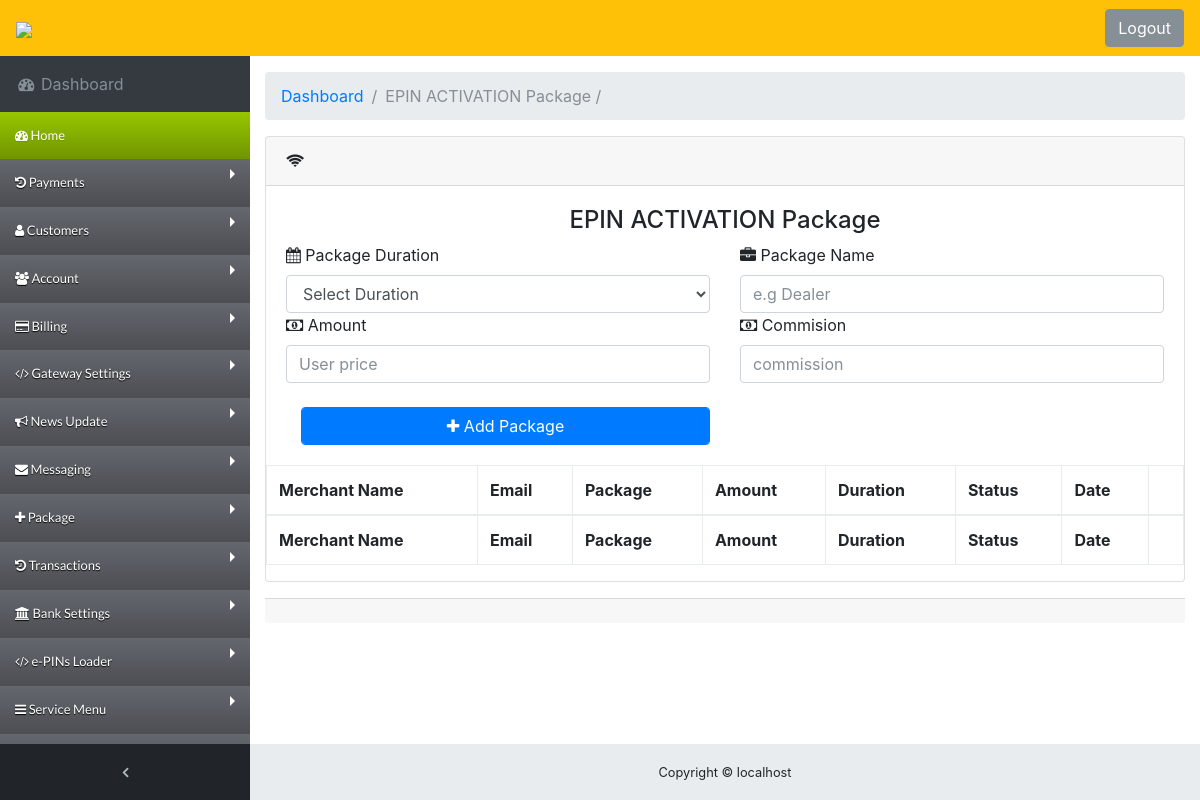
/app/administrator/epin_activation.php (signed in), run on an earlier commit of the app's database.
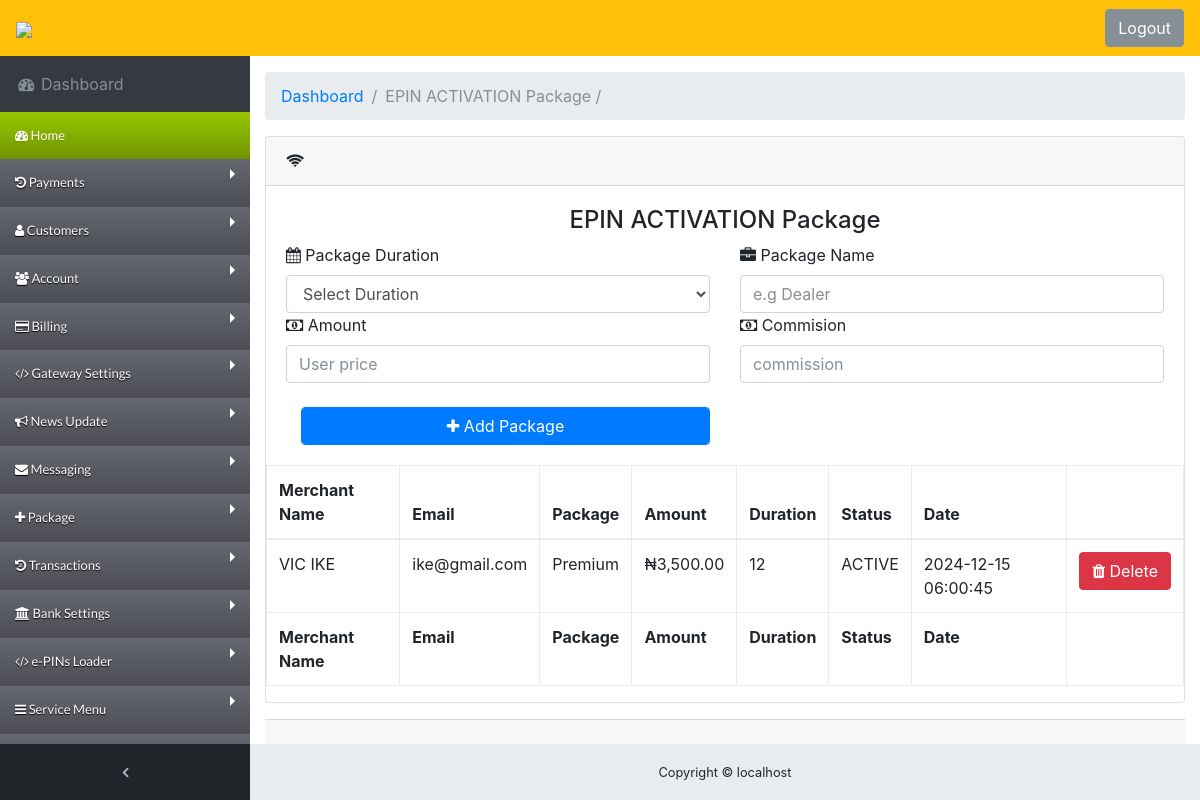
And on a later commit of the database.
### tables this page shows
CREATE TABLE `pin_merchants` (
  `serial` int(11) NOT NULL,
  `merchantid` varchar(150) DEFAULT NULL,
  `package` varchar(100) NOT NULL,
  `amountpaid` varchar(50) DEFAULT NULL,
  `duration` float UNSIGNED NOT NULL,
  `status` varchar(50) NOT NULL,
  `plan` varchar(100) DEFAULT NULL,
  `created_date` timestamp NOT NULL DEFAULT current_timestamp()
);

CREATE TABLE `users` (
  `user_id` int(11) NOT NULL,
  `acc` varchar(256) DEFAULT NULL,
  `firstname` varchar(15) NOT NULL,
  `lastname` varchar(100) NOT NULL,
  `email` varchar(40) NOT NULL,
  `pass` varchar(255) NOT NULL,
  `phone` varchar(100) NOT NULL,
  `joining_date` timestamp NOT NULL DEFAULT current_timestamp(),
  `level` varchar(100) NOT NULL,
  `IPaddress` varchar(45) DEFAULT NULL,
  `block` varchar(100) DEFAULT NULL,
  `blockpro` varchar(100) DEFAULT NULL,
  `unblock` varchar(100) DEFAULT NULL,
  `activate` varchar(100) DEFAULT NULL,
  `blockinfo` varchar(100) DEFAULT NULL,
  `blockstat` varchar(100) DEFAULT NULL,
  `del` varchar(100) DEFAULT NULL,
  `bal` decimal(22,2) NOT NULL DEFAULT 0.00,
  `pincredit` varchar(100) DEFAULT NULL,
  `currency` varchar(100) DEFAULT NULL,
  `acctype` varchar(100) DEFAULT NULL,
  `country` varchar(100) DEFAULT NULL,
  `accno` varchar(100) NOT NULL,
  `refid` varchar(100) DEFAULT NULL,
  `refcount` varchar(100) DEFAULT NULL,
  `refby` varchar(100) DEFAULT NULL,
  `refbyid` varchar(100) DEFAULT NULL,
  `refwallet` varchar(100) DEFAULT NULL,
  `reflink` varchar(200) DEFAULT NULL,
  `refunverified` varchar(100) DEFAULT NULL,
  `refverified` varchar(100) DEFAULT NULL,
  `apikey` varchar(255) DEFAULT NULL,
  `credit` varchar(100) DEFAULT NULL,
  `accountName` varchar(100) DEFAULT NULL,
  `accountNumber` varchar(100) DEFAULT NULL,
  `bankName` varchar(100) DEFAULT NULL,
  `pins` varchar(255) DEFAULT NULL,
  `xct` int(11) DEFAULT NULL,
  `cwallet` decimal(22,2) NOT NULL DEFAULT 0.00,
  `wema` varchar(50) DEFAULT NULL,
  `moniepoint` varchar(50) DEFAULT NULL,
  `sterling` varchar(50) DEFAULT NULL,
  `reserve` int(11) DEFAULT NULL,
  `tcode` int(11) DEFAULT NULL
);

### app/administrator/epin_activation.php (the view, shortened to what this page needs)
<?php
require('../db.php');
include('../inc/logo.php');
include('inc/header.php');
?>
<body class="fixed-nav sticky-footer bg-dark" id="page-top">
  <?php include('inc/nav.php');?>
      </ul>
      <ul class="navbar-nav sidenav-toggler">
        <li class="nav-item">
          <a class="nav-link text-center" id="sidenavToggler">
            <i class="fa fa-fw fa-angle-left"></i>
          </a>
        </li>
      </ul>
      <ul class="navbar-nav ml-auto">
        <li class="nav-item">
        <a class="btn btn-secondary" href="logout.php">Logout</a>
        </li>
      </ul>
    </div>
  </nav>
  <div class="content-wrapper">
    <div class="container-fluid">
      <ol class="breadcrumb">
        <li class="breadcrumb-item">
          <a href="dashboard.php">Dashboard</a>
        </li>
        <li class="breadcrumb-item active">EPIN ACTIVATION Package / </li>
      </ol>
      <div class="row">
        <div class="col-12">
          <div class="card mb-3">
        <div class="card-header">
          <i class="fa fa-wifi"></i> </div>
        <div class="card-body">
           <form method="POST" action="javascript:void(0)" id="DataPackage">
         <h4 align="center">EPIN ACTIVATION Package</h4>
          <div class="row ">
              <div class="col-6">
 <label><li class="fa fa-calendar"></li> Package Duration</label>
 <select name="duration" class="form-control">
   <option  selected hidden disabled >Select Duration</option>
 </select>
 </div>
  <div class="col-6">
 <label><li class="fa fa-briefcase"></li> Package Name</label>
    <input type="text" name="plan"  class="form-control" placeholder="e.g Dealer" >
 </div>
  <div class="col-6">
 <label><li class="fa fa-money"></li>  Amount</label>
    <input type="text" name="amount"  class="form-control" placeholder="User price" >
 </div>
 <div class="col-6">
 <label><li class="fa fa-money"></li> Commision</label>
    <input type="text" name="commission"  class="form-control" placeholder="commission" >
 </div>
 </div>
 <div class="col-6">
       <button type="submit" class="form-control btn btn-primary"><li class="fa fa-plus"></li> Add Package</button>
     </div>
 </div>
 <?php
function merchantList($conn){
$merchqry = $conn->query("SELECT * FROM pin_merchants
INNER JOIN users
ON pin_merchants.merchantid = users.email");
while($mch[] = $merchqry->fetch_assoc()){ }
return json_encode($mch);
}
?>
        <table class="table table-bordered" id="dataTable" width="100%" cellspacing="0">
            <thead>
              <tr>
                  <th>Merchant Name</td>
                  <th>Email</th>
               <th>Package</th>
                <th>Amount</th>
              <th>Duration</th>
              <th>Status</th>
              <th>Date</th>
             <th></th>
              </tr>
              </thead>
              <tfoot>
              <tr>
                 <th>Merchant Name</td>
                 <th>Email</th>
               <th>Package</th>
                <th>Amount</th>
              <th>Duration</th>
              <th>Status</th>
              <th>Date</th>
              <th></th>
              </tr>
              </tfoot>
              <tbody>
                <?php
               $json_mc = json_decode(merchantList($conn));
               foreach($json_mc  as $row){
               for ($i = 0, $m = count($row); $i < $m; $i++){
               ?>
                <tr>
                  <td><?php echo strtoupper($row->firstname.' '.$row->lastname); ?></td>
                  <td><?php echo $row->merchantid; ?></td>
                  <td><?php echo $row->package; ?></td>
                  <td><?php echo '&#8358;',number_format($row->amountpaid,2,'.',','); ?></td>
                  <td><?php echo $row->duration; ?></td>
                  <td><?php echo $row->status; ?></td>
                  <td><?php echo $row->created_date; ?></td>
                    <td><a href="delete?e_merchant=<?php echo $row->serial; ?>" class="btn btn-danger" ><i class="fa fa-trash"></i> Delete</a></td>
                </tr>
              <?php } } ?>
                </tbody>
            </table>
        </div>
        <div class="card-footer small text-muted"></div>
      </div>
    </div>
        </div>
      </div>
   <?php include('inc/footer.php');?>

What changed in the data, as far as the page shows it:
added pin_merchants: users.firstname+lastname "VIC IKE", merchantid "ike@gmail.com", package "Premium", amountpaid "3,500.00", duration "12", status "ACTIVE", created_date "2024-12-15 06:00:45"
